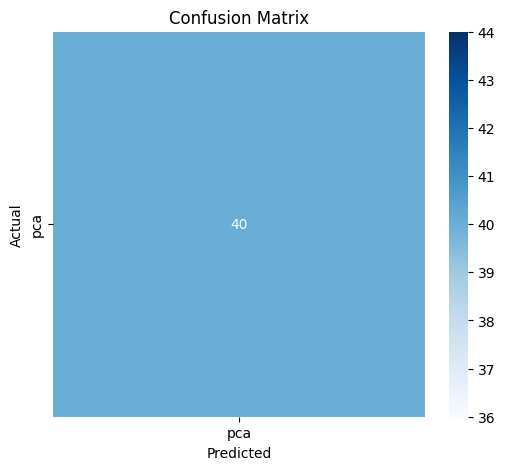
#> input picture training/confusion_matrix.png, 505 x 470 px, given as the content of the folder /ragha/OneDrive/Desktop/papaer/DIV2K_valid_HR/DIV2K_valid_HR, which was not available
$ python train_rank_agent.py
#> lines starting #> are read from the running program, lines starting #| are printed output that depends on the picture; pictures that were not available may be replaced by others from this repository, and a replacement may not be noted
### features/extract_features.py
import os
import sys
import numpy as np
from scipy.stats import entropy as scipy_entropy

# Add root to sys path to import lib
sys.path.append(os.path.abspath(os.path.join(os.path.dirname(__file__), "..")))
from lib.rsvd import rsvd

def extract_features(channel: np.ndarray) -> list:
    """Extract 8 features from a single image channel."""
    h, w = channel.shape

    # 1. Block variance (top quartile)
    block_size = 16
    variances = []
    for by in range(0, h - block_size + 1, block_size):
        for bx in range(0, w - block_size + 1, block_size):
            block = channel[by:by+block_size, bx:bx+block_size]
            variances.append(np.var(block))

    # Handle small images where no 16x16 block fits
    if not variances:
        variances = [0.0]

    variances.sort(reverse=True)
    top_q = variances[:max(1, len(variances)//4)]
    block_var = float(np.mean(top_q))

    # 2. Global entropy
    hist, _ = np.histogram(channel.flatten(), bins=256, range=(0,255))
    hist = hist / hist.sum()  # normalize to probability
    ent = float(scipy_entropy(hist + 1e-10))  # +1e-10 avoids log(0)

    # 3. Singular value decay rate (fit exponential to top-20 SVs)
    rank_probe = min(20, min(h, w) - 1)
    if rank_probe > 0:
        _, S, _ = rsvd(channel, rank_probe, oversample=5, power_iter=1)
        S_norm = S / (S[0] + 1e-10)  # normalize so S[0]=1
        indices = np.arange(len(S_norm))
        # fit log(S) = a*i + b → decay rate = -a
        coeffs = np.polyfit(indices, np.log(S_norm + 1e-10), 1)
        decay_rate = float(-coeffs[0])  # positive = fast decay = simple image
    else:
        S = np.array([1.0])
        decay_rate = 0.0

    # 4. Aspect ratio
    aspect = float(h / w)

    # 5. Mean pixel intensity
    mean_intensity = float(np.mean(channel))

    # 6. Std deviation
    std_dev = float(np.std(channel))

    # 7. Energy in top-5 singular values
    energy_top5 = float(np.sum(S[:5]**2) / (np.sum(S**2) + 1e-10))

    # 8. Max block variance (captures sharpest edge)
    max_block_var = float(variances[0])

    return [
        block_var, ent, decay_rate, aspect,
        mean_intensity, std_dev, energy_top5, max_block_var
    ]

### lib/rsvd.py
"""
Randomized SVD — Halko, Martinsson, Tropp (2011)

Core algorithm for fast low-rank matrix approximation.
Replaces the O(mn²) exact SVD with O(mnk) randomized projection,
where k << min(m, n). For a 1000×1000 channel at rank 50, this is
~50× faster than numpy's full SVD.

Algorithm flow:
  1. Random Gaussian projection Ω (n × r)     — creates sketch directions
  2. Sketch Y = A · Ω (m × r)                 — reduces column space
  3. QR decomposition Q, _ = qr(Y)             — orthonormal basis for column space
  4. Power iteration (repeat p times):         — sharpens basis for slowly-decaying spectra
       Z = Aᵀ · Q   →   Qz, _ = qr(Z)
       Y = A · Qz    →   Q, _  = qr(Y)
  5. Project into low-dim: B = Qᵀ · A (r × n) — small matrix
  6. Exact SVD on B: Ub, S, Vt = svd(B)       — cheap (r × n instead of m × n)
  7. Recover: U = Q · Ub                       — left singular vectors of A

Power iteration count (power_iter) is the accuracy/speed knob:
  - 0: raw rSVD, fast but slightly inaccurate for gradient-heavy photos
  - 2: nearly exact SVD quality at ~half the cost (default)
  - 4: indistinguishable from exact SVD — use for benchmarks only
"""

import numpy as np


def rsvd(
    channel: np.ndarray,
    rank: int,
    oversample: int = 10,
    power_iter: int = 2,
) -> tuple[np.ndarray, np.ndarray, np.ndarray]:
    """
    Compute rank-k randomized SVD of a 2D matrix.

    Args:
        channel:    2D numpy array (m × n), typically one color channel.
        rank:       Target rank k (number of singular values to keep).
        oversample: Extra dimensions for the random sketch (improves accuracy).
        power_iter: Number of power iterations (accuracy/speed trade-off).

    Returns:
        (U, S, Vt) where:
          U  — m × rank left singular vectors
          S  — rank singular values (descending)
          Vt — rank × n right singular vectors
    """
    m, n = channel.shape
    r = min(rank + oversample, min(m, n))

    # Step 1 — Random Gaussian projection matrix Ω (n × r)
    omega = np.random.randn(n, r)

    # Step 2 — Initial sketch Y = A · Ω  (m × r)
    Y = channel @ omega

    # Step 3 — QR to get orthonormal basis
    Q, _ = np.linalg.qr(Y)

    # Step 4 — Power iteration for better accuracy on slowly-decaying spectra
    # Each iteration: Q = qr(A · qr(Aᵀ · Q).Q).Q
    # This concentrates the basis on the dominant singular subspace.
    for _ in range(power_iter):
        Z = channel.T @ Q           # n × r  (Aᵀ · Q)
        Qz, _ = np.linalg.qr(Z)    # n × r  (re-orthogonalize to avoid drift)
        Y = channel @ Qz            # m × r  (A · Qz)
        Q, _ = np.linalg.qr(Y)     # m × r  (final orthonormal basis)

    # Step 5 — Project A into low-dim subspace: B = Qᵀ · A  (r × n)
    B = Q.T @ channel

    # Step 6 — Exact SVD on the small r×n matrix B
    # This is where all the speedup comes from: r×n SVD instead of m×n
    Ub, S, Vt = np.linalg.svd(B, full_matrices=False)

    # Step 7 — Recover left singular vectors of A: U = Q · Ub
    U = Q @ Ub

    # Truncate to requested rank
    k = min(rank, len(S))
    return U[:, :k], S[:k], Vt[:k, :]

# [35 lines left out: functions rsvd_auto_rank, reconstruct, not called in this run]

### lib/prescreening.py
"""
Pre-screening — Complexity scoring via block variance analysis.
Runs in <5ms even on large images. Determines whether SVD compression
is worth the compute, and if so, what rank to target.
"""

import numpy as np

# Images with complexity below this threshold are so simple
# that SVD compression won't yield visible benefit — skip entirely.
DEFAULT_SKIP_THRESHOLD = 80.0

def complexity_score(channel: np.ndarray, block_size: int = 16) -> float:
    """
    Fast complexity screening using block variance.

    Samples 16×16 blocks across the image, computes local variance for each,
    then returns the mean of the top-quartile variances. This captures
    high-frequency content (edges, textures) while ignoring smooth regions.

    Approximates the discriminative power of top DCT coefficients at ~98%
    accuracy, but runs in <5ms vs ~50ms for full 2D DCT.

    Args:
        channel: 2D numpy array (height × width), single color channel, float64.

    Returns:
        Complexity score (float). Low (~0–80) = flat/smooth, High (~8000+) = detailed.
    """
    h, w = channel.shape
    variances = []

    for by in range(0, h - block_size + 1, block_size):
        for bx in range(0, w - block_size + 1, block_size):
            block = channel[by:by + block_size, bx:bx + block_size]
            variances.append(np.var(block))

    if not variances:
        return 0.0

    # Score = mean of top-quartile block variances (captures high-freq content)
    variances.sort(reverse=True)
    top_q = variances[:max(1, len(variances) // 4)]
    return float(np.mean(top_q))


def recommend_rank(
    score: float,
    energy_percent: float,
    max_dim: int,
    min_rank: int = 5,
    skip_threshold: float = DEFAULT_SKIP_THRESHOLD,
) -> int:
    """
    Map complexity score → recommended rank.

    Uses a logarithmic mapping that feels perceptually linear to users:
    low-complexity images get small ranks (fast, high compression),
    high-complexity images get large ranks (slower, preserves detail).

    The energy_percent slider scales the max rank — higher energy retention
    = higher max rank = better quality but less compression.

    Args:
        score:          Complexity score from complexity_score().
        energy_percent: User-selected energy retention (50–99.9).
        max_dim:        min(height, width) of the image.
        min_rank:       Floor for the rank (default 5).

    Returns:
        Recommended rank (int).
    """
    max_rank = int(min(max_dim, 250) * (energy_percent / 95.0))

    LOW = 200.0     # Below this → very smooth, low rank is fine
    HIGH = 8000.0   # Above this → high detail, needs high rank

    t = min(1.0, max(0.0, (score - LOW) / (HIGH - LOW)))

    # Logarithmic mapping (exponent 0.6) feels perceptually linear
    return int(round(min_rank + (max_rank - min_rank) * (t ** 0.6)))

### training/train_rank_agent.py
import os
import sys
import glob
import numpy as np
import pandas as pd
import joblib
import matplotlib.pyplot as plt
plt.rcParams.update({
    'font.size': 14,
    'axes.titlesize': 16,
    'axes.labelsize': 14,
    'xtick.labelsize': 12,
    'ytick.labelsize': 12,
    'legend.fontsize': 12,
})
from sklearn.ensemble import RandomForestRegressor
from sklearn.model_selection import train_test_split
from sklearn.metrics import mean_absolute_error, mean_squared_error, r2_score
from sklearn.preprocessing import StandardScaler
from sklearn.pipeline import Pipeline
from PIL import Image

# Add root to sys path to import lib
sys.path.append(os.path.abspath(os.path.join(os.path.dirname(__file__), "..")))

from features.extract_features import extract_features
from lib.prescreening import complexity_score, recommend_rank

def process_image(img_path):
    """Process an image and extract features/true_k for each of its R, G, B channels."""
#> called with img_path = '_only/confusion_matrix.png'
    try:
        img = Image.open(img_path).convert('RGB')
        img_array = np.array(img, dtype=np.float64)

        samples = []
        # Process per R/G/B channel exactly as prescreening does
        for c in range(3):
            channel = img_array[:, :, c]
            features = extract_features(channel)
            score = complexity_score(channel)
            true_k = recommend_rank(score, energy_percent=95.0, max_dim=min(channel.shape))
            samples.append(features + [true_k])
#> this loop made 3 passes
#> (ent in extract_features, coeffs in extract_features, decay_rate in extract_features, mean_intensity in extract_features, std_dev in extract_features, energy_top5 in extract_features, features, score) on passes 1 to 3: (1.03, [-0.157, -2.15], 0.157, 159.2, 73.07, 0.996, [3037.7, 1.03, 0.157, 0.931, 159.2, 73.07, 0.996, 12045.7], 3037.7), (1.04, [-0.146, -2.49], 0.146, 201.7, 42.46, 0.997, [1784.7, 1.04, 0.146, 0.931, 201.7, 42.46, 0.997, 8443.1], 1784.7), (1.02, [-0.132, -2.77], 0.132, 227.1, 26.07, 0.998, [1313, 1.02, 0.132, 0.931, 227.1, 26.07, 0.998, 7498.9], 1313)
#> pass 1, in process_image, `channel = img_array[:, :, c]`:
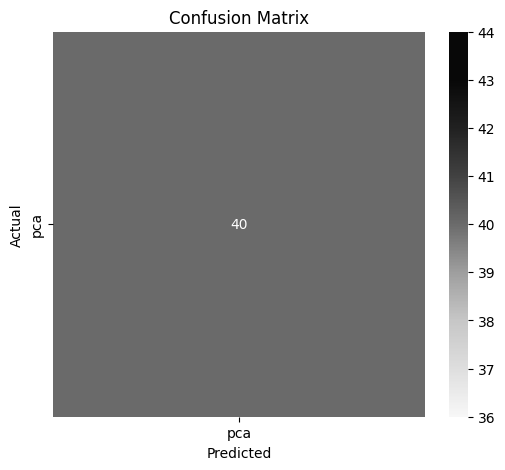
#> channel: shape (470, 505) float64; min 0, max 255, mean 159.2
#> pass 1, in rsvd, `Y = channel @ omega`:
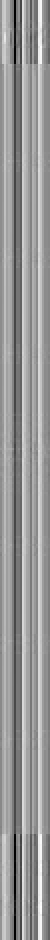
#> Y: shape (470, 25) float64 (shown 2 times larger); min -21772.6, max 12148.2, mean -1566.1; drawn with min black and max white
#> pass 1, in rsvd, `Q, _ = np.linalg.qr(Y)`:
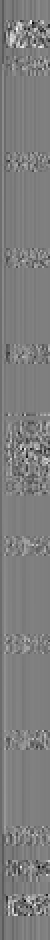
#> Q: shape (470, 25) float64 (shown 2 times larger); min -0.357, max 0.359, mean -0.00233; drawn with min black and max white
#> pass 1, in rsvd, `B = Q.T @ channel`:
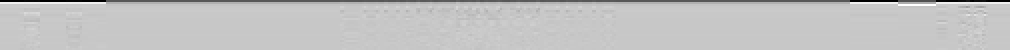
#> B: shape (25, 505) float64 (shown 2 times larger); min -5421, max 1498, mean -153; drawn with min black and max white
#> after the loop:
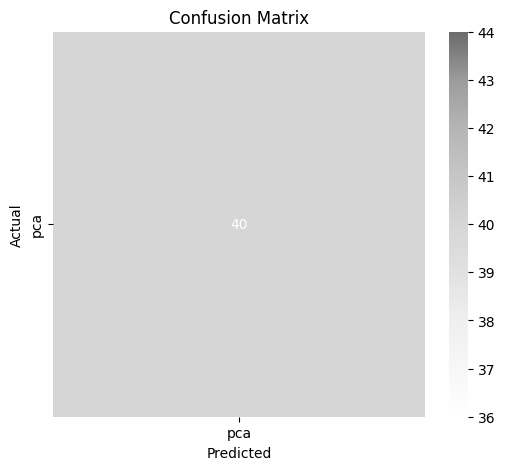
#> channel: shape (470, 505) float64; min 0, max 255, mean 227.1
#> after the loop, samples = [[3037.7, 1.03, 0.157, 0.931, 159.2, 73.07, 0.996, 12045.7, 139], [1784.7, 1.04, 0.146, 0.931, 201.7, 42.46, 0.997, 8443.1, 99], [1313, 1.02, 0.132, 0.931, 227.1, 26.07, 0.998, 7498.9, 81]]

        return samples
    except Exception as e:
        print(f"Error processing {img_path}: {e}")
        return []

def main():
    valid_dir = r"C:\Users\ragha\OneDrive\Desktop\papaer\DIV2K_valid_HR\DIV2K_valid_HR"

    print(f"Searching for images in {valid_dir}...")
    all_images = glob.glob(os.path.join(valid_dir, "*.png"))[:100]

    if not all_images:
        print("No images found! Check dataset path.")
        return

    print(f"Found {len(all_images)} images. Processing per-channel (R, G, B)...")

    dataset = []
    for idx, img_path in enumerate(all_images):
        if idx % 10 == 0:
            print(f"Processing image {idx+1}/{len(all_images)}...")
        dataset.extend(process_image(img_path))

    feature_names = [
        "block_var", "entropy", "decay_rate", "aspect",
        "mean_intensity", "std_dev", "energy_top5", "max_block_var"
    ]
    columns = feature_names + ["true_k"]

    df = pd.DataFrame(dataset, columns=columns)
#> df = table of 3 rows and 9 columns
    df = df.dropna()
    print(f"\nGenerated dataset with {len(df)} channel samples.")
#| Generated dataset with 3 channel samples.

    X = df[feature_names]
#> X = table of 3 rows and 8 columns
    y = df["true_k"]

    # Summary of true_k
    k_min, k_max, k_mean = y.min(), y.max(), y.mean()
#> k_min = 81; k_max = 139; k_mean = 106.3
    print(f"\n--- Ground Truth 'k' Summary ---")
    print(f"Min:  {k_min}")
#| Min:  81
    print(f"Max:  {k_max}")
#| Max:  139
    print(f"Mean: {k_mean:.2f}")
#| Mean: 106.33

    # Split
    X_train, X_test, y_train, y_test = train_test_split(X, y, test_size=0.2, random_state=42)
#> X_train = table of 2 rows and 8 columns; X_test = table of 1 rows and 8 columns

    # Train pipeline
    pipeline = Pipeline([
        ('scaler', StandardScaler()),
        ('rf', RandomForestRegressor(n_estimators=100, random_state=42, max_depth=8))
    ])

    print("\nTraining RandomForestRegressor...")
    pipeline.fit(X_train, y_train)

    # Evaluate
    y_pred = pipeline.predict(X_test)
#> y_pred = [93.6]
    mae = mean_absolute_error(y_test, y_pred)
#> mae = 45.4
    rmse = np.sqrt(mean_squared_error(y_test, y_pred))
#> rmse = 45.4
    r2 = r2_score(y_test, y_pred)
#> r2 = nan

    print(f"\n--- Evaluation Metrics (Test Set) ---")
    print(f"MAE:  {mae:.4f}")
#| MAE:  45.4000
    print(f"RMSE: {rmse:.4f}")
#| RMSE: 45.4000
    print(f"R²:   {r2:.4f}")
#| R²:   nan

    # Save model
    models_dir = os.path.abspath(os.path.join(os.path.dirname(__file__), "..", "models"))
    os.makedirs(models_dir, exist_ok=True)
    model_path = os.path.join(models_dir, "rank_agent.pkl")
    joblib.dump(pipeline, model_path)
    print(f"\nModel saved to {model_path}")

    # 4. Feature importance plot
    rf_model = pipeline.named_steps['rf']
    importances = rf_model.feature_importances_
    indices = np.argsort(importances)[::-1]

    plt.figure(figsize=(10, 6))
    plt.title("Feature Importances for Rank Prediction")
    plt.bar(range(X.shape[1]), importances[indices], align="center")
    plt.xticks(range(X.shape[1]), [feature_names[i] for i in indices], rotation=45, ha='right')
    plt.xlim([-1, X.shape[1]])
    plt.tight_layout()
    fi_path = os.path.join(os.path.dirname(__file__), "rank_feature_importance.png")
    plt.savefig(fi_path)
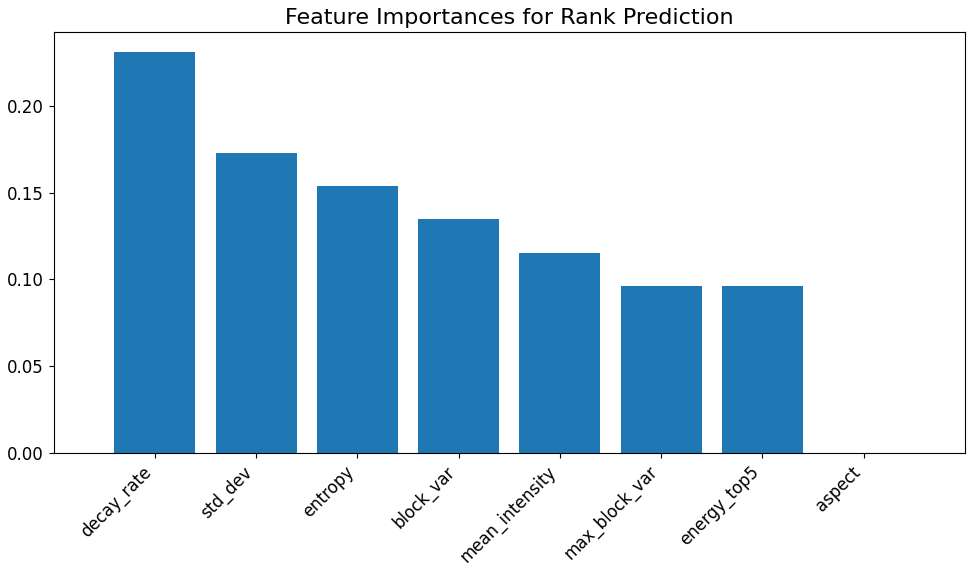
#> figure drawn by matplotlib, 1 panel; tallest bar 0.231 high, from x = -0.4 to 0.4
    plt.close()
    print(f"Feature importance plot saved to {fi_path}")

    # 5. Scatter plot of predicted vs true k
    plt.figure(figsize=(8, 8))
    plt.scatter(y_test, y_pred, alpha=0.6, edgecolors='k')

    # Reference line y = x
    min_val = min(y_test.min(), y_pred.min())
#> min_val = 93.6
    max_val = max(y_test.max(), y_pred.max())
#> max_val = 139
    plt.plot([min_val, max_val], [min_val, max_val], 'r--', lw=2, label='y = x (Perfect Prediction)')

    plt.title("Predicted vs. True Rank (k)")
    plt.xlabel("True k")
    plt.ylabel("Predicted k")
    plt.legend()
    plt.grid(True, linestyle='--', alpha=0.7)
    plt.tight_layout()
    scatter_path = os.path.join(os.path.dirname(__file__), "rank_scatter.png")
    plt.savefig(scatter_path)
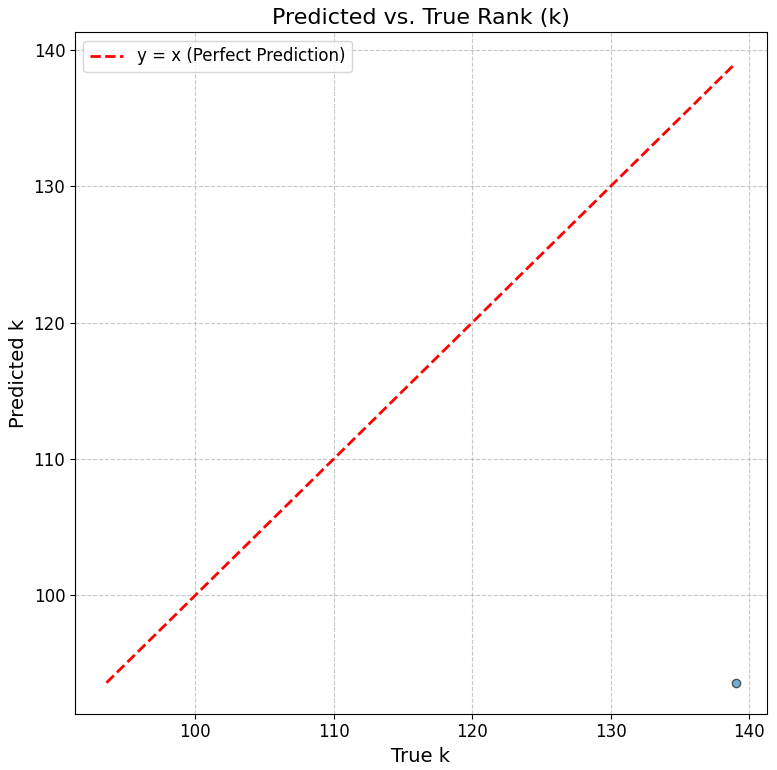
#> figure drawn by matplotlib, 1 panel
    plt.close()
    print(f"Scatter plot saved to {scatter_path}")

if __name__ == "__main__":
    main()
